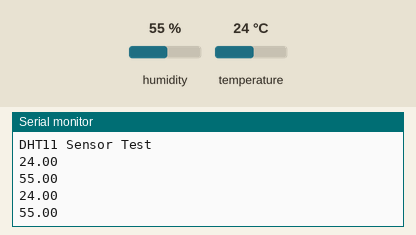
This sketch was run on a simulated Arduino Uno, built with avr-gcc and run on an emulated ATmega328P. Parts: the last lines printed to the serial monitor. Inputs (shaded band) come from the test bench; at power-on: humidity 55 %, temperature 24 °C.

Above: at 4.8 s.
4.9 s: humidity set to 22 %
At 6.7 s:
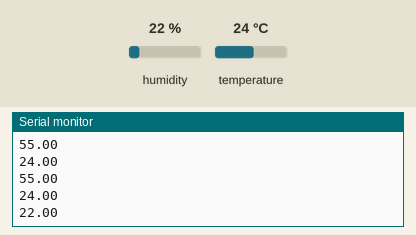
7.9 s: temperature set to 12 °C
At 8.4 s:
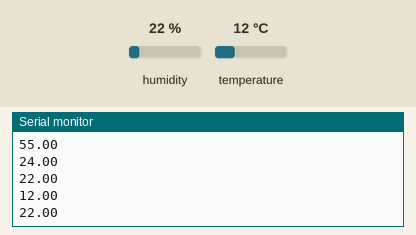
10.9 s: humidity set to 40 %
At 13.1 s:
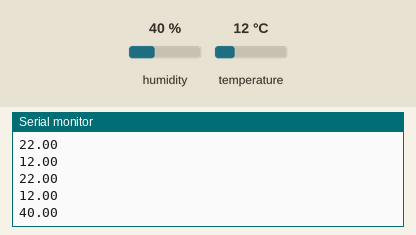
Timing chart, 0 to 14.6 s (numbered marks = the images above; inputs shaded):
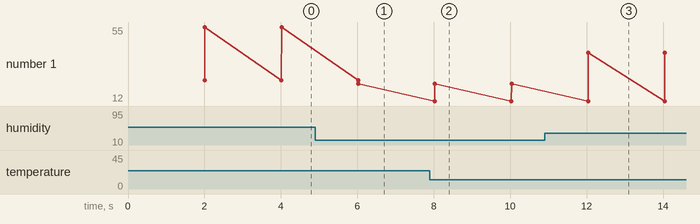

Measured:
- after the input at 4.9 s, the serial monitor: prints a new line after 1.1 s (image 1)
- after the input at 7.9 s, the serial monitor: prints a new line after 0.12 s (image 2)
- after the input at 10.9 s, the serial monitor: prints a new line after 1.1 s (image 3)
- plotted number 1: 55 → 22 after the input at 4.9 s, 22 → 40 after the input at 10.9 s

The sketch:

dht11.ino
```cpp
#include <DHT.h>

#define DHTPin 2
#define DHTTYPE DHT22
DHT dht(DHTPin, DHTTYPE);

void setup() {
  Serial.begin(9600);
  dht.begin();
  Serial.println("DHT11 Sensor Test");
}

void loop() {
  delay(2000);
  float temp = dht.readTemperature();
  float hum = dht.readHumidity();
  if (isnan(temp) || isnan(hum)) {
    Serial.println("Failed to read from sensor!");
    return;
  }
  Serial.println(temp);
  Serial.println(hum);
}
```
